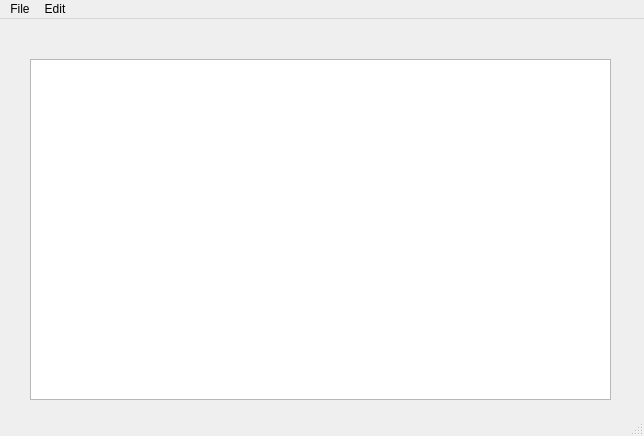
<?xml version="1.0" encoding="UTF-8"?>
<ui version="4.0">
 <class>MainWindow</class>
 <widget class="QMainWindow" name="MainWindow">
  <property name="geometry">
   <rect>
    <x>0</x>
    <y>0</y>
    <width>644</width>
    <height>436</height>
   </rect>
  </property>
  <property name="windowTitle">
   <string>MainWindow</string>
  </property>
  <widget class="QWidget" name="centralwidget">
   <widget class="QWidget" name="verticalLayoutWidget">
    <property name="geometry">
     <rect>
      <x>30</x>
      <y>40</y>
      <width>581</width>
      <height>341</height>
     </rect>
    </property>
    <layout class="QVBoxLayout" name="verticalLayout">
     <item>
      <widget class="QTextEdit" name="textEdit"/>
     </item>
    </layout>
   </widget>
  </widget>
  <widget class="QMenuBar" name="menubar">
   <property name="geometry">
    <rect>
     <x>0</x>
     <y>0</y>
     <width>644</width>
     <height>21</height>
    </rect>
   </property>
   <widget class="QMenu" name="menuFile">
    <property name="title">
     <string>File</string>
    </property>
    <addaction name="actionNew_File"/>
    <addaction name="actionOpen_file"/>
    <addaction name="actionSave_file"/>
    <addaction name="actionExit"/>
    <addaction name="actionSettings"/>
   </widget>
   <widget class="QMenu" name="menuEdit">
    <property name="title">
     <string>Edit</string>
    </property>
    <addaction name="actionCopy"/>
    <addaction name="actionPaste"/>
    <addaction name="actionCut"/>
    <addaction name="actionUndo"/>
    <addaction name="actionRedo"/>
   </widget>
   <addaction name="menuFile"/>
   <addaction name="menuEdit"/>
  </widget>
  <widget class="QStatusBar" name="statusbar"/>
  <action name="actionNew_File">
   <property name="icon">
    <iconset resource="Resources.qrc">
     <normaloff>:/imgs/New.bmp</normaloff>:/imgs/New.bmp</iconset>
   </property>
   <property name="text">
    <string>New File</string>
   </property>
  </action>
  <action name="actionSave_file">
   <property name="text">
    <string>Save file</string>
   </property>
  </action>
  <action name="actionExit">
   <property name="text">
    <string>Exit</string>
   </property>
  </action>
  <action name="actionSettings">
   <property name="text">
    <string>Settings</string>
   </property>
  </action>
  <action name="actionOpen_file">
   <property name="icon">
    <iconset resource="Resources.qrc">
     <normaloff>:/imgs/Open.bmp</normaloff>:/imgs/Open.bmp</iconset>
   </property>
   <property name="text">
    <string>Open file</string>
   </property>
  </action>
  <action name="actionCopy">
   <property name="text">
    <string>Copy</string>
   </property>
  </action>
  <action name="actionPaste">
   <property name="text">
    <string>Paste</string>
   </property>
  </action>
  <action name="actionCut">
   <property name="text">
    <string>Cut</string>
   </property>
  </action>
  <action name="actionUndo">
   <property name="text">
    <string>Undo</string>
   </property>
  </action>
  <action name="actionRedo">
   <property name="text">
    <string>Redo</string>
   </property>
  </action>
 </widget>
 <resources>
  <include location="Resources.qrc"/>
 </resources>
 <connections/>
</ui>
